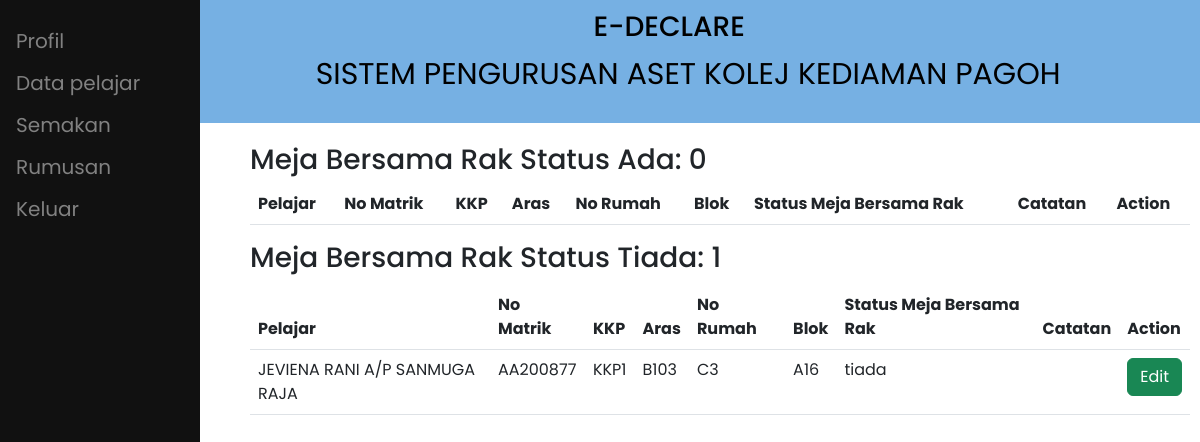
Page /penyelia/mbbr.php on the committed database.
### tables this page shows
CREATE TABLE `akuan` (
  `id_akuan` int(10) NOT NULL,
  `no_matrik` varchar(8) NOT NULL,
  `id_staff` int(10) DEFAULT NULL,
  `id_ppas` int(10) DEFAULT NULL,
  `lokasi` varchar(30) NOT NULL,
  `tarikh_akuan` date NOT NULL DEFAULT current_timestamp(),
  `status` varchar(255) NOT NULL DEFAULT '0',
  `tilam_catatan` varchar(50) NOT NULL,
  `tilam_status` varchar(255) NOT NULL,
  `katil_catatan` varchar(50) NOT NULL,
  `katil_status` varchar(255) NOT NULL,
  `almari_catatan` varchar(50) NOT NULL,
  `almari_status` varchar(255) NOT NULL,
  `kerusi_catatan` varchar(50) NOT NULL,
  `kerusi_status` varchar(255) NOT NULL,
  `mbbr_catatan` varchar(50) NOT NULL,
  `mbbr_status` varchar(255) NOT NULL,
  `no_kunci` varchar(255) DEFAULT NULL,
  `jenis_borang` varchar(255) NOT NULL,
  `kkp` varchar(255) NOT NULL,
  `disahkan` int(11) NOT NULL DEFAULT 0
);

CREATE TABLE `pelajar` (
  `no_matrik` varchar(8) NOT NULL,
  `nama_pelajar` varchar(50) NOT NULL,
  `email_pelajar` varchar(100) NOT NULL,
  `kata_laluan_p` varchar(100) NOT NULL,
  `sem_no` int(1) NOT NULL,
  `tahun` int(1) NOT NULL,
  `no_telefon_p` varchar(20) NOT NULL,
  `kkp` varchar(255) DEFAULT NULL,
  `aras` varchar(255) DEFAULT NULL,
  `no_rumah` varchar(255) DEFAULT NULL,
  `blok` varchar(255) DEFAULT NULL,
  `status` int(11) NOT NULL
);

### penyelia/mbbr.php (the view, shortened to what this page needs)
<?php
require "../conn.php";
$sql = "select count(*) as bilangan from akuan where mbbr_status = 'ada'";
$result = $conn->query($sql);
if ($result->num_rows > 0) {
  while ($row = $result->fetch_assoc()) {
    $mbbr_ada = $row['bilangan'];
  }
}
$sql = "select count(*) as bilangan from akuan where mbbr_status = 'tiada'";
$result = $conn->query($sql);
if ($result->num_rows > 0) {
  while ($row = $result->fetch_assoc()) {
    $mbbr_tiada = $row['bilangan'];
  }
}
?>
<!DOCTYPE html>
<html lang="en">
<head>
  <link rel="stylesheet" href="../css/style.css">
  <link href='https://unpkg.com/boxicons@2.1.2/css/boxicons.min.css' rel='stylesheet'>
  <link href="https://cdn.jsdelivr.net/npm/bootstrap@5.2.0-beta1/dist/css/bootstrap.min.css" rel="stylesheet">
  <link rel="stylesheet" href="https://cdn.datatables.net/1.12.1/css/jquery.dataTables.min.css">
  <link rel="stylesheet" href="https://cdn.datatables.net/buttons/2.2.3/css/buttons.dataTables.min.css">
  <link rel="stylesheet" href="../css/penerimaan_penyelia.css">
</head>
<body>
  <div class="header">
    <h3>&nbsp;&nbsp;&nbsp;&nbsp;&nbsp;&nbsp;&nbsp;&nbsp;&nbsp;&nbsp;&nbsp;&nbsp;&nbsp;&nbsp;&nbsp;&nbsp;&nbsp;&nbsp;&nbsp;E-DECLARE</h3>
    <p>&nbsp;&nbsp;&nbsp;&nbsp;&nbsp;&nbsp;&nbsp;&nbsp;&nbsp;&nbsp;&nbsp;&nbsp;&nbsp;&nbsp;&nbsp;&nbsp;&nbsp;&nbsp;&nbsp;&nbsp;&nbsp;&nbsp;SISTEM PENGURUSAN ASET KOLEJ KEDIAMAN PAGOH</p>
  </div>
  <?php include 'penyelia_sidenav.php' ?>
  <div class="content">
    <h3>Meja Bersama Rak Status Ada: <?php echo $mbbr_ada ?></h3>
    <table id="example" class="display table" style="width:100%">
      <thead>
        <tr>
          <th>Pelajar</th>
          <th>No Matrik</th>
          <th>KKP</th>
          <th>Aras</th>
          <th>No Rumah</th>
          <th>Blok</th>
          <th>Status Meja Bersama Rak</th>
          <th>Catatan</th>
          <th>Action</th>
        </tr>
      </thead>
    </table>
    <h3>Meja Bersama Rak Status Tiada: <?php echo $mbbr_tiada ?></h3>
    <table id="example2" class="display table" style="width:100%; margin-top:10px">
      <thead>
        <tr>
        <th>Pelajar</th>
          <th>No Matrik</th>
          <th>KKP</th>
          <th>Aras</th>
          <th>No Rumah</th>
          <th>Blok</th>
          <th>Status Meja Bersama Rak</th>
          <th>Catatan</th>
          <th>Action</th>
        </tr>
      </thead>
      <tbody>
        <?php
        $sql = "SELECT * from akuan inner join pelajar on akuan.no_matrik = pelajar.no_matrik where mbbr_status = 'tiada'";
        $result = $conn->query($sql);
        if ($result->num_rows > 0) {
          while ($row = $result->fetch_assoc()) {
        ?>
            <tr>
            <td><?php echo $row['nama_pelajar'] ?></td>
              <td><?php echo $row['no_matrik'] ?></td>
              <td><?php echo $row['kkp'] ?></td>
              <td><?php echo $row['aras'] ?></td>
              <td><?php echo $row['no_rumah'] ?></td>
              <td><?php echo $row['blok'] ?></td>
              <td><?php echo $row['mbbr_status'] ?></td>
              <td><?php echo $row['mbbr_catatan'] ?></td>
              <td><a class="btn btn-success btn-block" href="edit_aset.php?mbbr=<?php echo $row['id_akuan']?>">Edit</a></td>
            </tr>
        <?php
          }
        }
        ?>
      </tbody>
    </table>
  </div>
</body>
</html>

### css/style.css (style rules this page uses)
* { margin: 0; padding: 0; box-sizing: border-box; font-family: "Poppins", sans-serif; }
body { position: relative; min-height: 100vh; width: 100%; overflow: hidden; overflow-y: scroll; }
.content { width: auto; height: 1200px; margin-left: 240px; position: relative; background: #fff; top: 10px; }
td, th { border: 1px solid #999; padding: 20px; }

### css/penerimaan_penyelia.css (style rules this page uses)
.header { padding: 10px; text-align: center; background: #76B0E3; color: black; font-size: 30px; }
.content { padding: 10px; }

### rows in the picture
akuan: no_matrik.nama_pelajar "JEVIENA RANI A/P SANMUGA RAJA", no_matrik.no_matrik "AA200877", no_matrik.kkp "KKP1", no_matrik.aras "B103", no_matrik.no_rumah "C3", no_matrik.blok "A16", mbbr_status "tiada"

### other values in the picture
$mbbr_ada "0"
$mbbr_tiada "1"
